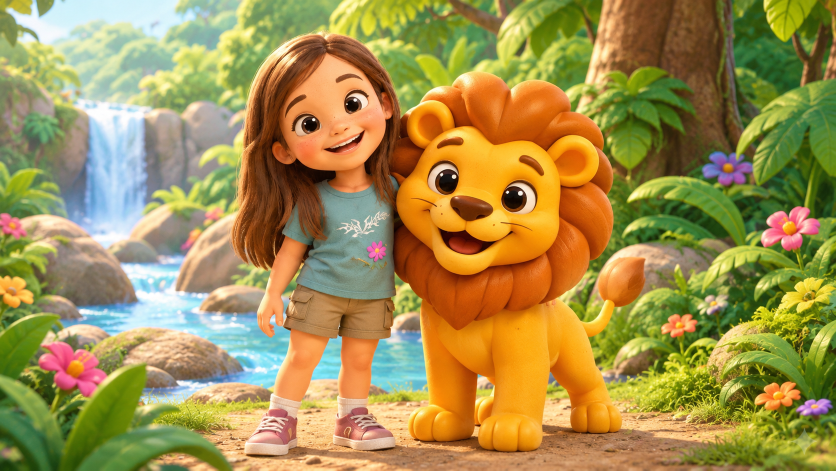
#> input picture stories/ejemplo/Amigos en la jungla mágica escena 4.png, 1672 x 941 px (shown at 1/2 size)
$ python -i render.py   (imports and definitions only)
#> lines starting #> are read from the running program, lines starting #| are printed output that depends on the picture
#> in preparar_cuadrada, im is the input picture: PIL image 1672x941 RGB; mean R, G, B 162.7, 143.5, 79.3
"""
Genera un video de cuento infantil a partir de un story.json.

Uso:  python render.py stories/ejemplo/story.json

Por cada escena:  voz (edge-tts)  +  ilustración con zoom lento  +  subtítulos.
Si falta la imagen de una escena, crea una lámina de prueba.
Si hay un archivo de audio en la carpeta musica/, lo mezcla de fondo.
"""
import asyncio
import json
import os
import subprocess
import sys
import textwrap
from pathlib import Path

from PIL import Image, ImageDraw, ImageFont

W, H, FPS = 1280, 720, 25
PAUSA_FINAL = 0.8  # segundos de silencio al terminar cada escena
FUENTES = [
    "/usr/share/fonts/truetype/dejavu/DejaVuSans-Bold.ttf",
    "/usr/share/fonts/truetype/liberation/LiberationSans-Bold.ttf",
]


# [48 lines left out: functions run, fuente, duracion, lamina_prueba, subtitulo_png, not called in this run]


# [3 lines not run here, left out]


# [64 lines left out: functions generar_voz, preparar_imagen, buscar_imagen, clip_escena, not called in this run]


# ----------------------------------------------------------------------
#  INTRO CANTADA CON LOLO (boca que se mueve al ritmo del audio)
# ----------------------------------------------------------------------
def encajar_imagen(origen, destino, ancho=W, alto=H):
    """Acomoda la imagen en ancho x alto sin deformarla; los costados se rellenan con el mismo fondo difuminado."""
#> called with destino = 'out.png', ancho = 720, alto = 720
    from PIL import ImageFilter
    im = Image.open(origen).convert("RGB")
    cubrir = max(ancho / im.width, alto / im.height)
#> cubrir = 0.765
    fondo = im.resize((int(im.width * cubrir) + 1, int(im.height * cubrir) + 1), Image.LANCZOS)
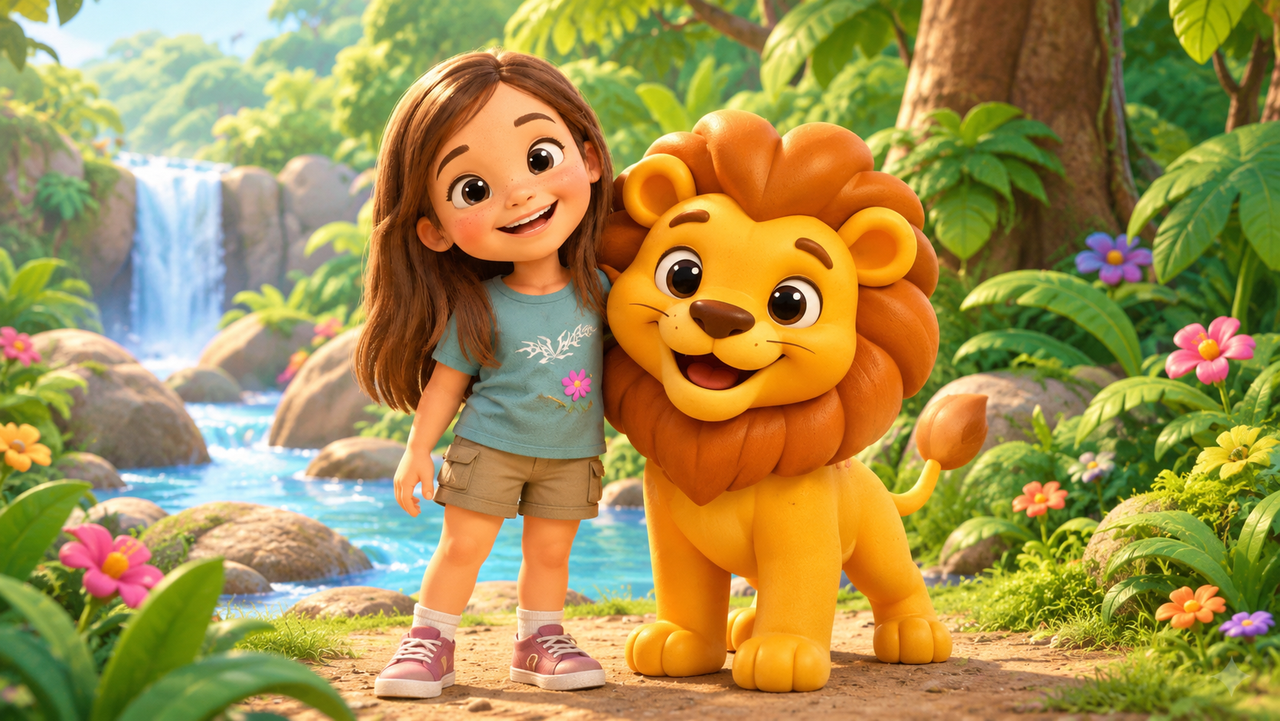
#> fondo: PIL image 1280x721 RGB; mean R, G, B 162.7, 143.5, 79.3
    fondo = fondo.crop(((fondo.width - ancho) // 2, (fondo.height - alto) // 2,
                        (fondo.width - ancho) // 2 + ancho, (fondo.height - alto) // 2 + alto))
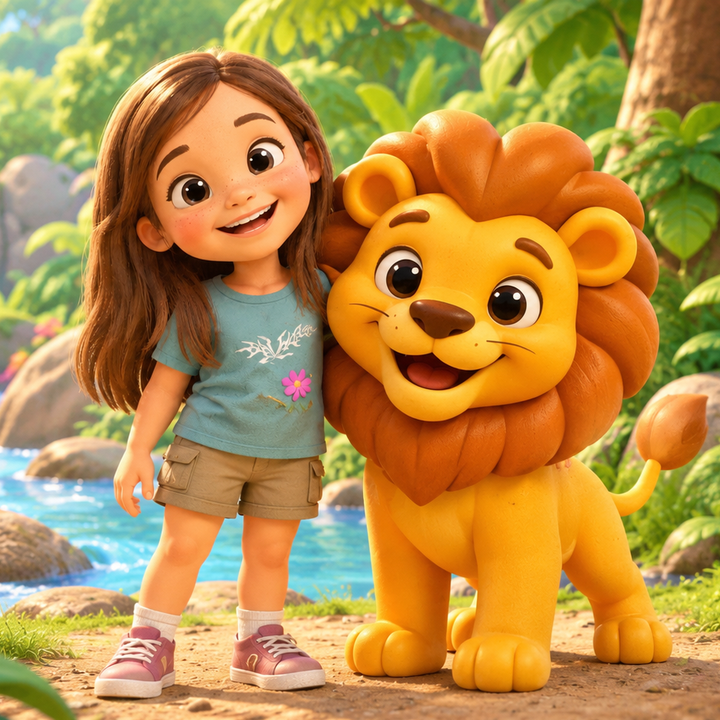
#> fondo: PIL image 720x720 RGB; mean R, G, B 181.7, 142.2, 72
    fondo = fondo.filter(ImageFilter.GaussianBlur(45))
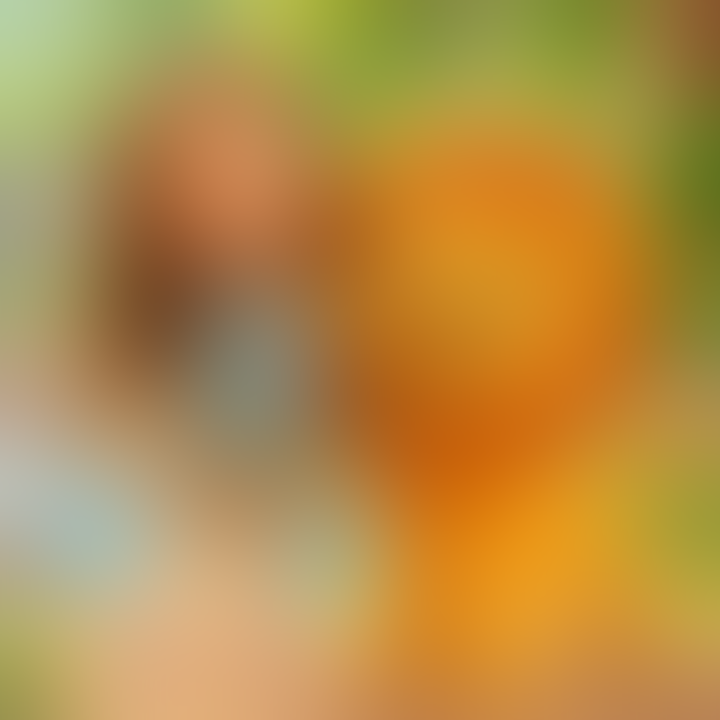
#> fondo: PIL image 720x720 RGB; mean R, G, B 181.4, 142.3, 72.1
    escala = min(ancho / im.width, alto / im.height)
#> escala = 0.431
    nuevo = im.resize((int(im.width * escala), int(im.height * escala)), Image.LANCZOS)
    fondo.paste(nuevo, ((ancho - nuevo.width) // 2, (alto - nuevo.height) // 2))
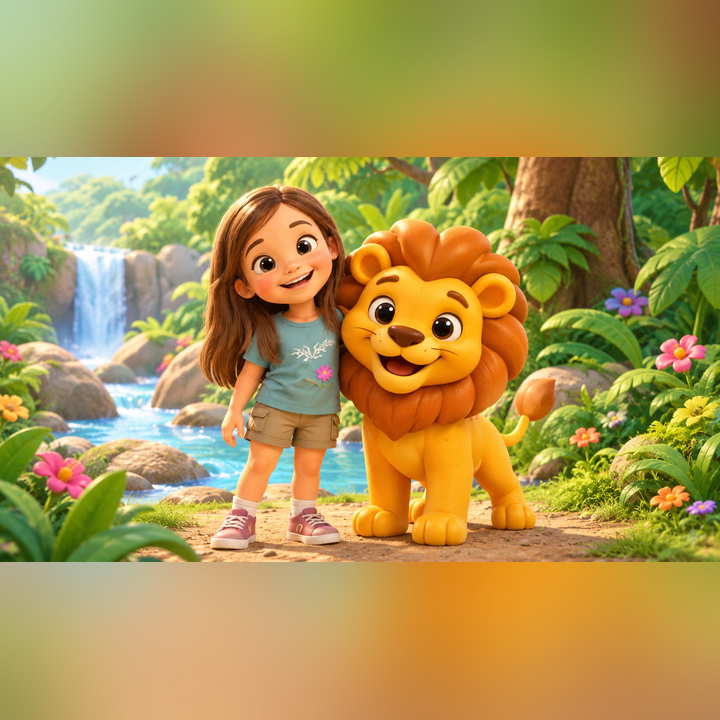
#> fondo: PIL image 720x720 RGB; mean R, G, B 172.3, 149.1, 80.7
    fondo.save(destino)


# ----------------------------------------------------------------------
#  DISEÑO "COMPLETA": ilustración a pantalla completa + subtítulos por partes
# ----------------------------------------------------------------------
# [42 lines left out: functions paginas_subtitulo, clip_completa, not called in this run]


# ----------------------------------------------------------------------
#  DISEÑO "MITAD": ilustración cuadrada a la izquierda, texto a la derecha
# ----------------------------------------------------------------------
IMG = 720                       # lado de la ilustración cuadrada
CREMA = (255, 247, 228)
MARRON = (84, 52, 28)
NARANJA = (226, 120, 30)


def preparar_cuadrada(origen, destino, lado=IMG):
    """Ilustración cuadrada. Si ya es casi cuadrada recorta apenas; si no, la centra con fondo difuminado."""
    im = Image.open(origen)
    if im.mode != "RGB":
        im = im.convert("RGB")
    if abs(im.width / im.height - 1) <= 0.08:
        lado_min = min(im.width, im.height)
        x, y = (im.width - lado_min) // 2, (im.height - lado_min) // 2
        im.crop((x, y, x + lado_min, y + lado_min)).resize((lado, lado), Image.LANCZOS).save(destino)
    else:
        encajar_imagen(origen, destino, lado, lado)


# [262 lines left out: functions partir_lineas, ajustar_texto, paginar, panel_png, clip_mitad, niveles_audio and 2 more, not called in this run]


# [2 lines not run here, left out]

>>> result = preparar_cuadrada('stories/ejemplo/Amigos en la jungla mágica escena 4.png', 'out.png')
